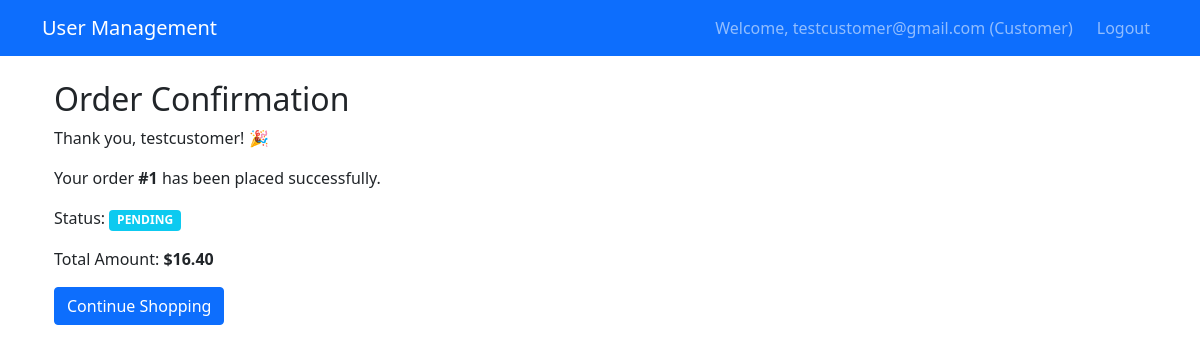
/order/order_confirmation/1/ (signed in), run on an earlier commit of the app's database.
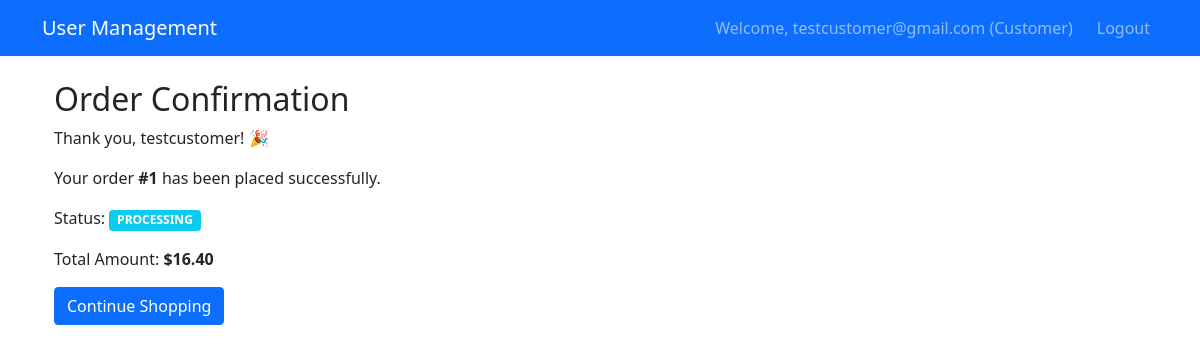
And on a later commit of the database.
### orders/models.py (models this page shows, shortened)
class Order(models.Model):
    ORDER_STATUS_CHOICES = (
        ('PENDING', 'Pending'),
        ('PROCESSING', 'Processing'),
        ('READY', 'Ready'),
        ('CANCELLED', 'Cancelled'),
    )
    customer = models.ForeignKey(CustomUser, on_delete=models.CASCADE, limit_choices_to={'role': 3}, related_name='customer_orders')
    sales_rep = models.ForeignKey(CustomUser, on_delete=models.SET_NULL, null=True, blank=True, limit_choices_to={'role': 2}, related_name='sales_orders')
    status = models.CharField(max_length=15, choices=ORDER_STATUS_CHOICES, default='PENDING')
    total_amount = models.DecimalField(max_digits=10, decimal_places=2, default=0.0)
    created_at = models.DateTimeField(auto_now_add=True)
    updated_at = models.DateTimeField(auto_now=True)
    class Meta:
        db_table = 'orders'

### orders/views.py (the view)
# urls.py: path("order_confirmation/<int:order_id>/", views.order_confirmation, name="order_confirmation"),
@login_required
def order_confirmation(request, order_id):
    order = Order.objects.get(id=order_id, customer=request.user)
    return render(request, "orders/order_confirmation.html", {"order": order})

### templates/orders/order_confirmation.html
{% extends "partials/base.html" %}
{% block content %}
<div class="container mt-4">
    <h2>Order Confirmation</h2>
    <p>Thank you, {{ request.user.username }}! 🎉</p>
    <p>Your order <strong>#{{ order.id }}</strong> has been placed successfully.</p>
    <p>Status: <span class="badge bg-info">{{ order.status }}</span></p>
    <p>Total Amount: <strong>${{ order.total_amount }}</strong></p>
    <a href="{% url 'customer_dashboard' %}" class="btn btn-primary">Continue Shopping</a>
</div>
{% endblock %}

What changed in the data, as far as the page shows it:
changed Order id 1: status "PENDING" → "PROCESSING"
